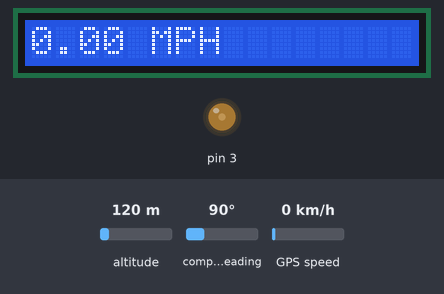
A sketch run on a simulated Arduino Uno, built with avr-gcc and run on an emulated ATmega328P. Parts: 16×1 character LCD, output pins drawn as LEDs (lit = HIGH). The test bench sets the inputs (shaded band); at power-on: GPS speed 0 km/h, altitude 120 m, compass heading 90°. The GPS gets a fix after 3 s at 37.7749, -122.4194 with 8 satellites.

Above: at 7.2 s.
7.3 s: GPS speed set to 2 km/h
At 8.8 s:
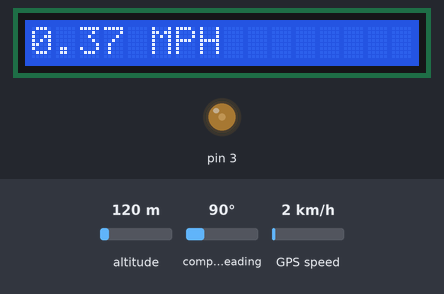
11.3 s: GPS speed set to 30 km/h
At 13.1 s:
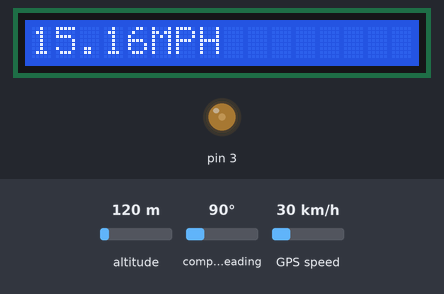
13.5 s: GPS speed set to 60 km/h
At 14.7 s:
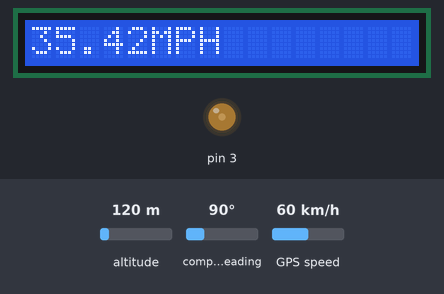
Timing chart, 0 to 16.5 s (numbered marks = the images above; inputs shaded):
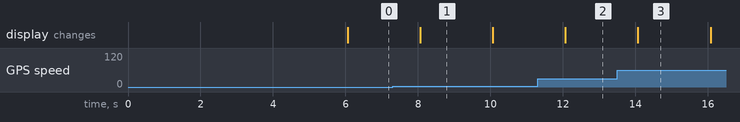

Measured:
- after the input at 7.3 s, the display: changes after 0.77 s (image 1)
- after the input at 11.3 s, the display: changes after 0.77 s (image 2)
- after the input at 13.5 s, the display: changes after 0.57 s (image 3)
- what the display in image 1 shows lasts 2.0 s, from 8.1 s to 10.1 s

The sketch:

LCD_GPS.ino
```cpp
#include <Adafruit_GPS.h>
#include <SoftwareSerial.h>
#include <LiquidCrystal.h>

// you can change the pin numbers to match your wiring:
SoftwareSerial mySerial(8, 7);
Adafruit_GPS GPS(&mySerial);
LiquidCrystal lcd(4,13,9,10,11,12);

//Average speed readings from GPS to smooth displayed speed
const int numReadings = 10; //number of speed readings to average
//higher value for numReadings means smoother displayed speed
//but slower response to changing speeds

float readings[numReadings];  // array speed readings from the GPS
int readIndex = 0;          // the index of the current reading
float total = 0;              // the running total
float average = 0;            // the average

// Set GPSECHO to 'false' to turn off echoing the GPS data to the Serial console
// Set to 'true' if you want to debug and listen to the raw GPS sentences
#define GPSECHO  true


void setup()
{
  analogWrite(3,65);
  lcd.begin(16,1);
  // connect at 115200 so we can read the GPS fast enough and echo without dropping chars
  // also spit it out
 // Serial.begin(115200);
  delay(5000);
  //Serial.println("Adafruit GPS library basic parsing test!");

  // 9600 NMEA is the default baud rate for Adafruit MTK GPS's- some use 4800
  GPS.begin(9600);

  // uncomment this line to turn on RMC (recommended minimum) and GGA (fix data) including altitude
  GPS.sendCommand(PMTK_SET_NMEA_OUTPUT_RMCGGA);
  // uncomment this line to turn on only the "minimum recommended" data


  // Set the update rate
  GPS.sendCommand(PMTK_SET_NMEA_UPDATE_10HZ);   // 1 Hz update rate
  // For the parsing code to work nicely and have time to sort thru the data, and
  // print it out we don't suggest using anything higher than 1 Hz

  // Request updates on antenna status, comment out to keep quiet
  GPS.sendCommand(PGCMD_ANTENNA);

  delay(1000);
  // Ask for firmware version
  mySerial.println(PMTK_Q_RELEASE);


  for (int thisReading = 0; thisReading < numReadings; thisReading++) {
    readings[thisReading] = 0;
  }
}


uint32_t timer = millis();
void loop()                     // run over and over again
{

  char c = GPS.read();
  // if you want to debug, this is a good time to do it!
  /*if ((c) && (GPSECHO))
    Serial.write(c); */

  // if a sentence is received, we can check the checksum, parse it...
  if (GPS.newNMEAreceived()) {
    // a tricky thing here is if we print the NMEA sentence, or data
    // we end up not listening and catching other sentences!
    // so be very wary if using OUTPUT_ALLDATA and trytng to print out data
    //Serial.println(GPS.lastNMEA());   // this also sets the newNMEAreceived() flag to false

    if (!GPS.parse(GPS.lastNMEA()))   // this also sets the newNMEAreceived() flag to false
      return;  // we can fail to parse a sentence in which case we should just wait for another
  }

  // approximately every 2 seconds or so, print out the current stats
  if (millis() - timer > 2000) {
    timer = millis(); // reset the timer


    if (!GPS.fix)
    {
      lcd.noCursor();
      lcd.setCursor(0,0);
      lcd.println("NO GPS FIX");

    }
    else
    {
      lcd.noCursor();
      lcd.setCursor(0,0);
      lcd.println("        ");
      lcd.setCursor(0,0);
      lcd.print((average*1.150779));
      lcd.setCursor(5,0);
      lcd.print("MPH");
    }
  }
//writing speed readings to array here
  // subtract the last reading:
  total = total - readings[readIndex];
  // read from the sensor:
  readings[readIndex] = (GPS.speed);
  // add the reading to the total:
  total = total + readings[readIndex];
  // advance to the next position in the array:
  readIndex = readIndex + 1;

  // if we're at the end of the array...
  if (readIndex >= numReadings) {
    // ...wrap around to the beginning:
    readIndex = 0;
  }

  // calculate the average to be displayed
  average = total / numReadings;
  // send it to the computer as ASCII digits
}
```
